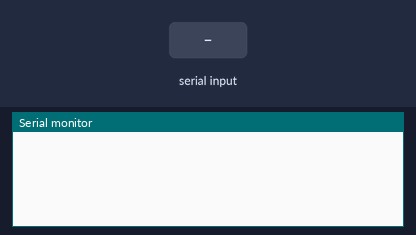
Bench run of a sketch on a simulated Arduino Uno, built with avr-gcc and run on an emulated ATmega328P. Shown: the last lines printed to the serial monitor. The inputs (shaded band) are chosen by the test bench. The modem accepts every AT command (registered, SIM ready, sends succeed) and sends nothing else.

Above: at 1.2 s.
1.3 s: "$" received over Serial
At 2.4 s:
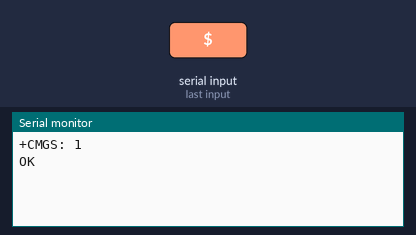
2.8 s: "$" received over the second serial link
At 4.0 s:
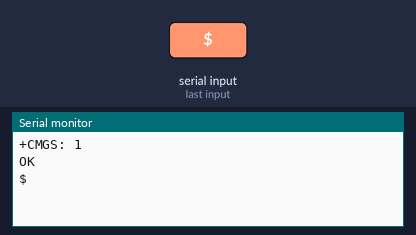
4.3 s: "1" received over the second serial link
At 5.3 s:
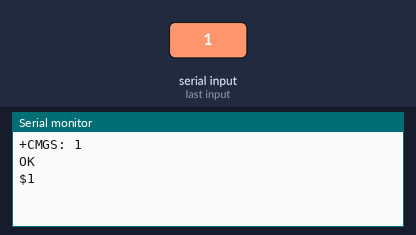

Measured:
- after the input at 1.3 s, the serial monitor: prints a new line at once (image 1)
- after the input at 2.8 s, the serial monitor: prints a new line at once (image 2)
- after the input at 4.3 s, the serial monitor: prints a new line at once (image 3)

The sketch:

at-commands.ino
```cpp
#include <SoftwareSerial.h>

//SIM800L - TX, RX, ARDUINO RX,TX
SoftwareSerial Sim800l(10,11);


void setup() {
 Serial.begin(9600);
 Sim800l.begin(9600);
}

void loop() {

 while(Sim800l.available()){
  Serial.write(Sim800l.read());
 }

 while(Serial.available()){
  char inc = Serial.read();
  if(inc == '$'){
    Sim800l.write(char(26));
  }else{
    Sim800l.write(inc);
  }
 }

}
```
